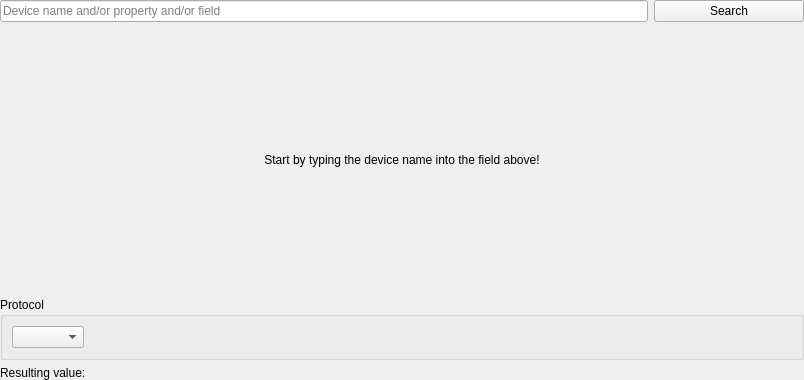
<?xml version="1.0" encoding="UTF-8"?>
<ui version="4.0">
 <class>ParameterSelector</class>
 <widget class="QWidget" name="ParameterSelector">
  <property name="geometry">
   <rect>
    <x>0</x>
    <y>0</y>
    <width>804</width>
    <height>380</height>
   </rect>
  </property>
  <layout class="QVBoxLayout" name="_4">
   <property name="leftMargin">
    <number>0</number>
   </property>
   <property name="topMargin">
    <number>0</number>
   </property>
   <property name="rightMargin">
    <number>0</number>
   </property>
   <property name="bottomMargin">
    <number>0</number>
   </property>
   <item>
    <layout class="QHBoxLayout" name="_2">
     <property name="sizeConstraint">
      <enum>QLayout::SetDefaultConstraint</enum>
     </property>
     <property name="leftMargin">
      <number>0</number>
     </property>
     <property name="rightMargin">
      <number>0</number>
     </property>
     <item>
      <widget class="QLineEdit" name="search_edit">
       <property name="sizePolicy">
        <sizepolicy hsizetype="Expanding" vsizetype="Minimum">
         <horstretch>0</horstretch>
         <verstretch>0</verstretch>
        </sizepolicy>
       </property>
       <property name="minimumSize">
        <size>
         <width>300</width>
         <height>0</height>
        </size>
       </property>
       <property name="text">
        <string/>
       </property>
       <property name="placeholderText">
        <string>Device name and/or property and/or field</string>
       </property>
      </widget>
     </item>
     <item>
      <widget class="QPushButton" name="search_btn">
       <property name="sizePolicy">
        <sizepolicy hsizetype="Minimum" vsizetype="Minimum">
         <horstretch>0</horstretch>
         <verstretch>0</verstretch>
        </sizepolicy>
       </property>
       <property name="minimumSize">
        <size>
         <width>150</width>
         <height>0</height>
        </size>
       </property>
       <property name="maximumSize">
        <size>
         <width>150</width>
         <height>16777215</height>
        </size>
       </property>
       <property name="text">
        <string>Search</string>
       </property>
      </widget>
     </item>
    </layout>
   </item>
   <item>
    <widget class="QStackedWidget" name="stack_widget">
     <property name="sizePolicy">
      <sizepolicy hsizetype="Preferred" vsizetype="Expanding">
       <horstretch>0</horstretch>
       <verstretch>0</verstretch>
      </sizepolicy>
     </property>
     <property name="minimumSize">
      <size>
       <width>0</width>
       <height>200</height>
      </size>
     </property>
     <property name="currentIndex">
      <number>2</number>
     </property>
     <widget class="QWidget" name="widget">
      <property name="sizePolicy">
       <sizepolicy hsizetype="Preferred" vsizetype="MinimumExpanding">
        <horstretch>0</horstretch>
        <verstretch>0</verstretch>
       </sizepolicy>
      </property>
      <layout class="QHBoxLayout" name="horizontalLayout_2">
       <property name="spacing">
        <number>0</number>
       </property>
       <property name="leftMargin">
        <number>0</number>
       </property>
       <property name="topMargin">
        <number>0</number>
       </property>
       <property name="rightMargin">
        <number>0</number>
       </property>
       <property name="bottomMargin">
        <number>0</number>
       </property>
       <item>
        <widget class="QGroupBox" name="results_group">
         <property name="sizePolicy">
          <sizepolicy hsizetype="Preferred" vsizetype="MinimumExpanding">
           <horstretch>0</horstretch>
           <verstretch>0</verstretch>
          </sizepolicy>
         </property>
         <property name="title">
          <string>Results for ...</string>
         </property>
         <layout class="QGridLayout" name="gridLayout">
          <item row="1" column="1">
           <widget class="QListView" name="prop_list">
            <property name="sizePolicy">
             <sizepolicy hsizetype="Expanding" vsizetype="MinimumExpanding">
              <horstretch>0</horstretch>
              <verstretch>0</verstretch>
             </sizepolicy>
            </property>
            <property name="autoScroll">
             <bool>false</bool>
            </property>
            <property name="editTriggers">
             <set>QAbstractItemView::NoEditTriggers</set>
            </property>
            <property name="showDropIndicator" stdset="0">
             <bool>false</bool>
            </property>
            <property name="alternatingRowColors">
             <bool>true</bool>
            </property>
            <property name="selectionBehavior">
             <enum>QAbstractItemView::SelectRows</enum>
            </property>
           </widget>
          </item>
          <item row="1" column="0">
           <widget class="QListView" name="device_list">
            <property name="sizePolicy">
             <sizepolicy hsizetype="Expanding" vsizetype="MinimumExpanding">
              <horstretch>0</horstretch>
              <verstretch>0</verstretch>
             </sizepolicy>
            </property>
            <property name="autoScroll">
             <bool>false</bool>
            </property>
            <property name="editTriggers">
             <set>QAbstractItemView::NoEditTriggers</set>
            </property>
            <property name="showDropIndicator" stdset="0">
             <bool>false</bool>
            </property>
            <property name="alternatingRowColors">
             <bool>true</bool>
            </property>
            <property name="selectionBehavior">
             <enum>QAbstractItemView::SelectRows</enum>
            </property>
           </widget>
          </item>
          <item row="1" column="2">
           <widget class="QListView" name="field_list">
            <property name="sizePolicy">
             <sizepolicy hsizetype="Expanding" vsizetype="MinimumExpanding">
              <horstretch>0</horstretch>
              <verstretch>0</verstretch>
             </sizepolicy>
            </property>
            <property name="autoScroll">
             <bool>false</bool>
            </property>
            <property name="editTriggers">
             <set>QAbstractItemView::NoEditTriggers</set>
            </property>
            <property name="showDropIndicator" stdset="0">
             <bool>false</bool>
            </property>
            <property name="alternatingRowColors">
             <bool>true</bool>
            </property>
            <property name="selectionBehavior">
             <enum>QAbstractItemView::SelectRows</enum>
            </property>
           </widget>
          </item>
          <item row="0" column="0">
           <widget class="QLabel" name="label_2">
            <property name="sizePolicy">
             <sizepolicy hsizetype="Preferred" vsizetype="Minimum">
              <horstretch>0</horstretch>
              <verstretch>0</verstretch>
             </sizepolicy>
            </property>
            <property name="text">
             <string>Devices</string>
            </property>
           </widget>
          </item>
          <item row="0" column="1">
           <widget class="QLabel" name="label_4">
            <property name="sizePolicy">
             <sizepolicy hsizetype="Preferred" vsizetype="Minimum">
              <horstretch>0</horstretch>
              <verstretch>0</verstretch>
             </sizepolicy>
            </property>
            <property name="text">
             <string>Properties</string>
            </property>
           </widget>
          </item>
          <item row="0" column="2">
           <widget class="QLabel" name="label_3">
            <property name="sizePolicy">
             <sizepolicy hsizetype="Preferred" vsizetype="Minimum">
              <horstretch>0</horstretch>
              <verstretch>0</verstretch>
             </sizepolicy>
            </property>
            <property name="text">
             <string>Fields</string>
            </property>
           </widget>
          </item>
         </layout>
        </widget>
       </item>
      </layout>
     </widget>
     <widget class="QWidget" name="widget_2">
      <layout class="QHBoxLayout" name="horizontalLayout">
       <property name="spacing">
        <number>0</number>
       </property>
       <property name="leftMargin">
        <number>0</number>
       </property>
       <property name="topMargin">
        <number>0</number>
       </property>
       <property name="rightMargin">
        <number>0</number>
       </property>
       <property name="bottomMargin">
        <number>0</number>
       </property>
       <item>
        <spacer name="spacer_8">
         <property name="orientation">
          <enum>Qt::Horizontal</enum>
         </property>
         <property name="sizeHint" stdset="0">
          <size>
           <width>40</width>
           <height>20</height>
          </size>
         </property>
        </spacer>
       </item>
       <item>
        <layout class="QVBoxLayout" name="_5">
         <property name="spacing">
          <number>15</number>
         </property>
         <item>
          <spacer name="spacer_6">
           <property name="orientation">
            <enum>Qt::Vertical</enum>
           </property>
           <property name="sizeHint" stdset="0">
            <size>
             <width>20</width>
             <height>40</height>
            </size>
           </property>
          </spacer>
         </item>
         <item>
          <layout class="QHBoxLayout" name="_6">
           <item>
            <spacer name="spacer_2">
             <property name="orientation">
              <enum>Qt::Horizontal</enum>
             </property>
             <property name="sizeHint" stdset="0">
              <size>
               <width>40</width>
               <height>20</height>
              </size>
             </property>
            </spacer>
           </item>
           <item>
            <widget class="ActivityIndicator" name="activity_indicator" native="true"/>
           </item>
           <item>
            <spacer name="spacer_3">
             <property name="orientation">
              <enum>Qt::Horizontal</enum>
             </property>
             <property name="sizeHint" stdset="0">
              <size>
               <width>40</width>
               <height>20</height>
              </size>
             </property>
            </spacer>
           </item>
          </layout>
         </item>
         <item>
          <layout class="QHBoxLayout" name="_7">
           <item>
            <spacer name="spacer_4">
             <property name="orientation">
              <enum>Qt::Horizontal</enum>
             </property>
             <property name="sizeHint" stdset="0">
              <size>
               <width>40</width>
               <height>20</height>
              </size>
             </property>
            </spacer>
           </item>
           <item>
            <widget class="QPushButton" name="cancel_btn">
             <property name="text">
              <string>Cancel search</string>
             </property>
            </widget>
           </item>
           <item>
            <spacer name="spacer_5">
             <property name="orientation">
              <enum>Qt::Horizontal</enum>
             </property>
             <property name="sizeHint" stdset="0">
              <size>
               <width>40</width>
               <height>20</height>
              </size>
             </property>
            </spacer>
           </item>
          </layout>
         </item>
         <item>
          <spacer name="spacer_7">
           <property name="orientation">
            <enum>Qt::Vertical</enum>
           </property>
           <property name="sizeHint" stdset="0">
            <size>
             <width>20</width>
             <height>40</height>
            </size>
           </property>
          </spacer>
         </item>
        </layout>
       </item>
       <item>
        <spacer name="spacer_9">
         <property name="orientation">
          <enum>Qt::Horizontal</enum>
         </property>
         <property name="sizeHint" stdset="0">
          <size>
           <width>40</width>
           <height>20</height>
          </size>
         </property>
        </spacer>
       </item>
      </layout>
     </widget>
     <widget class="QWidget" name="widget_3">
      <layout class="QVBoxLayout" name="verticalLayout_5">
       <property name="leftMargin">
        <number>0</number>
       </property>
       <property name="rightMargin">
        <number>0</number>
       </property>
       <item>
        <spacer name="spacer_10">
         <property name="orientation">
          <enum>Qt::Vertical</enum>
         </property>
         <property name="sizeHint" stdset="0">
          <size>
           <width>20</width>
           <height>72</height>
          </size>
         </property>
        </spacer>
       </item>
       <item>
        <widget class="QLabel" name="err_label">
         <property name="sizePolicy">
          <sizepolicy hsizetype="Preferred" vsizetype="Minimum">
           <horstretch>0</horstretch>
           <verstretch>0</verstretch>
          </sizepolicy>
         </property>
         <property name="minimumSize">
          <size>
           <width>0</width>
           <height>20</height>
          </size>
         </property>
         <property name="text">
          <string>Start by typing the device name into the field above!</string>
         </property>
         <property name="alignment">
          <set>Qt::AlignCenter</set>
         </property>
         <property name="wordWrap">
          <bool>true</bool>
         </property>
         <property name="textInteractionFlags">
          <set>Qt::TextSelectableByMouse</set>
         </property>
        </widget>
       </item>
       <item>
        <spacer name="spacer_11">
         <property name="orientation">
          <enum>Qt::Vertical</enum>
         </property>
         <property name="sizeHint" stdset="0">
          <size>
           <width>20</width>
           <height>40</height>
          </size>
         </property>
        </spacer>
       </item>
      </layout>
     </widget>
    </widget>
   </item>
   <item>
    <widget class="QGroupBox" name="protocol_group">
     <property name="title">
      <string>Protocol</string>
     </property>
     <layout class="QHBoxLayout" name="horizontalLayout_8">
      <item>
       <widget class="QComboBox" name="protocol_combo">
        <property name="sizePolicy">
         <sizepolicy hsizetype="Minimum" vsizetype="Fixed">
          <horstretch>0</horstretch>
          <verstretch>0</verstretch>
         </sizepolicy>
        </property>
       </widget>
      </item>
      <item>
       <spacer name="spacer">
        <property name="orientation">
         <enum>Qt::Horizontal</enum>
        </property>
        <property name="sizeHint" stdset="0">
         <size>
          <width>40</width>
          <height>20</height>
         </size>
        </property>
       </spacer>
      </item>
     </layout>
    </widget>
   </item>
   <item>
    <layout class="QHBoxLayout" name="_3">
     <property name="leftMargin">
      <number>0</number>
     </property>
     <property name="rightMargin">
      <number>0</number>
     </property>
     <item>
      <widget class="QLabel" name="label">
       <property name="sizePolicy">
        <sizepolicy hsizetype="Minimum" vsizetype="Minimum">
         <horstretch>0</horstretch>
         <verstretch>0</verstretch>
        </sizepolicy>
       </property>
       <property name="text">
        <string>Resulting value:</string>
       </property>
      </widget>
     </item>
     <item>
      <widget class="QLabel" name="selector_label">
       <property name="sizePolicy">
        <sizepolicy hsizetype="MinimumExpanding" vsizetype="Minimum">
         <horstretch>0</horstretch>
         <verstretch>0</verstretch>
        </sizepolicy>
       </property>
       <property name="text">
        <string/>
       </property>
      </widget>
     </item>
    </layout>
   </item>
  </layout>
 </widget>
 <customwidgets>
  <customwidget>
   <class>ActivityIndicator</class>
   <extends>QWidget</extends>
   <header>accwidgets.qt</header>
   <container>1</container>
  </customwidget>
 </customwidgets>
 <tabstops>
  <tabstop>search_edit</tabstop>
  <tabstop>search_btn</tabstop>
  <tabstop>device_list</tabstop>
  <tabstop>prop_list</tabstop>
  <tabstop>field_list</tabstop>
  <tabstop>protocol_combo</tabstop>
  <tabstop>cancel_btn</tabstop>
 </tabstops>
 <resources/>
 <connections/>
</ui>
